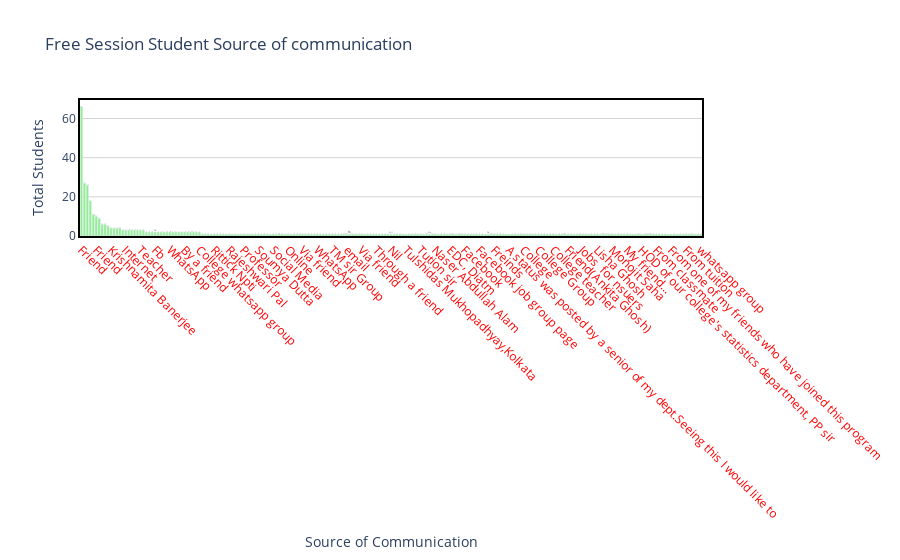

Notebook code for this chart:
### Code cell
draw_trace_bar_Source(Communication_Source1,'Source','Source_count','Free Session Student Source of communication ', 'Source of Communication','Total Students',"lightgreen")

### Figure 1 — Plotly figure (JSON) as saved in the notebook; plotly's stock layout.template omitted (floating-point values rounded to 4 significant figures; data arrays with more than 128 entries replaced by an {"elided": "..."} marker saying what was removed)
{"data": [{"marker": {"color": "lightgreen"}, "text": {"elided": "211 str values"}, "type": "bar", "x": {"elided": "211 str values"}, "y": {"elided": "211 int values"}}], "layout": {"hovermode": "closest", "paper_bgcolor": "rgba(0, 0, 0, 0)", "plot_bgcolor": "rgba(0, 0, 0, 0)", "title": {"text": "Free Session Student Source of communication "}, "xaxis": {"linecolor": "black", "linewidth": 2, "mirror": true, "showline": true, "showticklabels": true, "tickangle": 45, "tickfont": {"color": "red", "size": 12}, "title": {"text": "Source of Communication"}, "zeroline": true, "zerolinecolor": "grey", "zerolinewidth": 1}, "yaxis": {"gridcolor": "lightgrey", "linecolor": "black", "linewidth": 2, "mirror": true, "showline": true, "title": {"text": "Total Students"}, "zeroline": true, "zerolinecolor": "grey", "zerolinewidth": 1}}}
